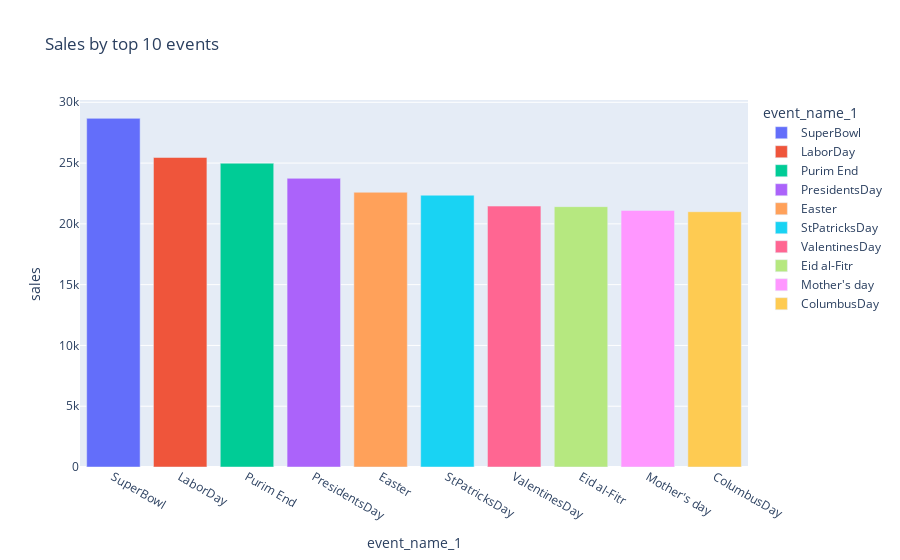

The notebook cell this image was saved under:
### Code cell
sales_by_events = event_sales.groupby('event_name_1')['sales'].sum().reset_index().sort_values(by='sales', ascending=False).head(10)

fig = px.bar(sales_by_events, x='event_name_1', y='sales', color='event_name_1',title='Sales by top 10 events')
fig.show()

### Figure 1 — Plotly figure (JSON) as saved in the notebook; plotly's stock layout.template omitted (floating-point values rounded to 4 significant figures)
{"data": [{"alignmentgroup": "True", "hovertemplate": "event_name_1=%{x}<br>sales=%{y}<extra></extra>", "legendgroup": "SuperBowl", "marker": {"color": "#636efa", "pattern": {"shape": ""}}, "name": "SuperBowl", "offsetgroup": "SuperBowl", "orientation": "v", "showlegend": true, "textposition": "auto", "type": "bar", "x": ["SuperBowl"], "xaxis": "x", "y": [28679], "yaxis": "y"}, {"alignmentgroup": "True", "hovertemplate": "event_name_1=%{x}<br>sales=%{y}<extra></extra>", "legendgroup": "LaborDay", "marker": {"color": "#EF553B", "pattern": {"shape": ""}}, "name": "LaborDay", "offsetgroup": "LaborDay", "orientation": "v", "showlegend": true, "textposition": "auto", "type": "bar", "x": ["LaborDay"], "xaxis": "x", "y": [25460], "yaxis": "y"}, {"alignmentgroup": "True", "hovertemplate": "event_name_1=%{x}<br>sales=%{y}<extra></extra>", "legendgroup": "Purim End", "marker": {"color": "#00cc96", "pattern": {"shape": ""}}, "name": "Purim End", "offsetgroup": "Purim End", "orientation": "v", "showlegend": true, "textposition": "auto", "type": "bar", "x": ["Purim End"], "xaxis": "x", "y": [24987], "yaxis": "y"}, {"alignmentgroup": "True", "hovertemplate": "event_name_1=%{x}<br>sales=%{y}<extra></extra>", "legendgroup": "PresidentsDay", "marker": {"color": "#ab63fa", "pattern": {"shape": ""}}, "name": "PresidentsDay", "offsetgroup": "PresidentsDay", "orientation": "v", "showlegend": true, "textposition": "auto", "type": "bar", "x": ["PresidentsDay"], "xaxis": "x", "y": [23744], "yaxis": "y"}, {"alignmentgroup": "True", "hovertemplate": "event_name_1=%{x}<br>sales=%{y}<extra></extra>", "legendgroup": "Easter", "marker": {"color": "#FFA15A", "pattern": {"shape": ""}}, "name": "Easter", "offsetgroup": "Easter", "orientation": "v", "showlegend": true, "textposition": "auto", "type": "bar", "x": ["Easter"], "xaxis": "x", "y": [22598], "yaxis": "y"}, {"alignmentgroup": "True", "hovertemplate": "event_name_1=%{x}<br>sales=%{y}<extra></extra>", "legendgroup": "StPatricksDay", "marker": {"color": "#19d3f3", "pattern": {"shape": ""}}, "name": "StPatricksDay", "offsetgroup": "StPatricksDay", "orientation": "v", "showlegend": true, "textposition": "auto", "type": "bar", "x": ["StPatricksDay"], "xaxis": "x", "y": [22356], "yaxis": "y"}, {"alignmentgroup": "True", "hovertemplate": "event_name_1=%{x}<br>sales=%{y}<extra></extra>", "legendgroup": "ValentinesDay", "marker": {"color": "#FF6692", "pattern": {"shape": ""}}, "name": "ValentinesDay", "offsetgroup": "ValentinesDay", "orientation": "v", "showlegend": true, "textposition": "auto", "type": "bar", "x": ["ValentinesDay"], "xaxis": "x", "y": [21462], "yaxis": "y"}, {"alignmentgroup": "True", "hovertemplate": "event_name_1=%{x}<br>sales=%{y}<extra></extra>", "legendgroup": "Eid al-Fitr", "marker": {"color": "#B6E880", "pattern": {"shape": ""}}, "name": "Eid al-Fitr", "offsetgroup": "Eid al-Fitr", "orientation": "v", "showlegend": true, "textposition": "auto", "type": "bar", "x": ["Eid al-Fitr"], "xaxis": "x", "y": [21417], "yaxis": "y"}, {"alignmentgroup": "True", "hovertemplate": "event_name_1=%{x}<br>sales=%{y}<extra></extra>", "legendgroup": "Mother's day", "marker": {"color": "#FF97FF", "pattern": {"shape": ""}}, "name": "Mother's day", "offsetgroup": "Mother's day", "orientation": "v", "showlegend": true, "textposition": "auto", "type": "bar", "x": ["Mother's day"], "xaxis": "x", "y": [21107], "yaxis": "y"}, {"alignmentgroup": "True", "hovertemplate": "event_name_1=%{x}<br>sales=%{y}<extra></extra>", "legendgroup": "ColumbusDay", "marker": {"color": "#FECB52", "pattern": {"shape": ""}}, "name": "ColumbusDay", "offsetgroup": "ColumbusDay", "orientation": "v", "showlegend": true, "textposition": "auto", "type": "bar", "x": ["ColumbusDay"], "xaxis": "x", "y": [20999], "yaxis": "y"}], "layout": {"barmode": "relative", "legend": {"title": {"text": "event_name_1"}, "tracegroupgap": 0}, "title": {"text": "Sales by top 10 events"}, "xaxis": {"anchor": "y", "categoryarray": ["SuperBowl", "LaborDay", "Purim End", "PresidentsDay", "Easter", "StPatricksDay", "ValentinesDay", "Eid al-Fitr", "Mother's day", "ColumbusDay"], "categoryorder": "array", "domain": [0, 1], "title": {"text": "event_name_1"}}, "yaxis": {"anchor": "x", "domain": [0, 1], "title": {"text": "sales"}}}}
